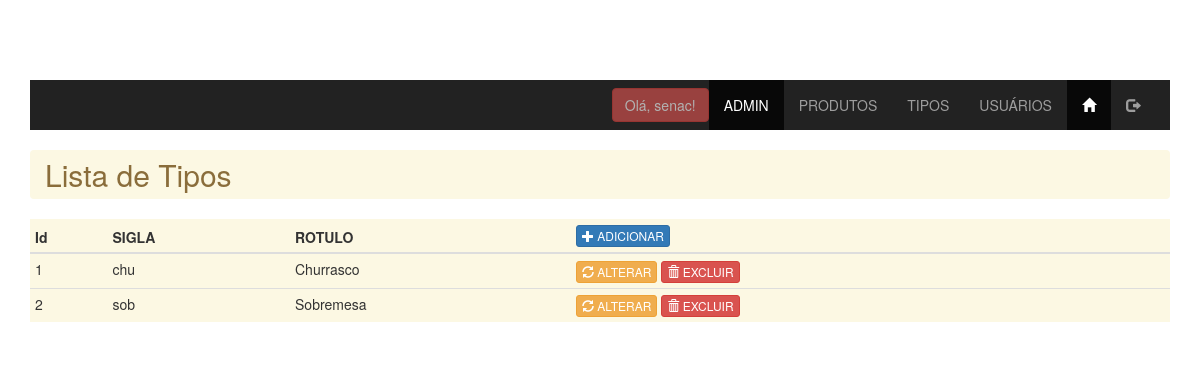
/admin/tipos_lista.php (signed in), run on the app's committed database.
### tables this page shows
CREATE TABLE `tipos` (
  `id` int(11) NOT NULL,
  `sigla` varchar(3) NOT NULL,
  `rotulo` varchar(15) NOT NULL
);

### admin/tipos_lista.php (the view, shortened to what this page needs)
<?php
include '../conn/connect.php';
$lista = $conn->query("select * from tipos");
$row = $lista->fetch_assoc();
?>
<!DOCTYPE html>
<html lang="pt-BR">
<head>
    <link rel="stylesheet" href="../css/bootstrap.min.css">
    <link rel="stylesheet" href="../css/estilo.css">
</head>
<body class="">
    <main class="container">
        <?php include 'menu_adm.php'; ?>
        <h2 class="breadcrumb alert-warning">Lista de Tipos</h2>
        <table class="table table-hover table-condensed tb-opacidade bg-warning">
            <thead>
                <th>Id</th>
                <th>SIGLA</th>
                <th>ROTULO</th>
                <th>
                    <a href="tipos_insere.php" target="_self" class="btn btn-primary btn-xs" role="button">
                        <span class="glyphicon glyphicon-plus" aria-hidden="true"></span>
                        <span class="hidden-xs">ADICIONAR</span>
                    </a>
                </th>
            </thead>
            <tbody>
             <?php do{?>
                <tr>
                    <td>
                    <?php echo $row['id']; ?>
                </td>
                <td>
                    <?php
                    echo $row['sigla'];
                    ?>
                </td>
                <td>
                    <?php echo $row['rotulo']; ?>
                </td>
                <td>
                <a
                                href="tipos_atualiza.php?id=<?php echo $row['id'] ?>"
                                role="button"
                                class="btn btn-warning btn-xs"
                            >
                                <span class="glyphicon glyphicon-refresh"></span>
                                <span class="hidden-xs">ALTERAR</span>
                            </a>
                    <button
                        data-nome="<?php echo $row['sigla']; ?>"
                        data-id="<?php echo $row['id']; ?>"
                        class="delete btn btn-xs btn-danger"
                        >
                        <span class="glyphicon glyphicon-trash"></span>
                        <span class="hidden-xs">EXCLUIR</span>
                    </button>
                </td>
                </tr>
                <?php }while($row = $lista-> fetch_assoc()); ?>
            </tbody>
        </table>
    </main>
</body>
</html>

### css/estilo.css (style rules this page uses)
body { margin-top: 40px;padding-top: 40px; }

### data on the page
tipos: id "1", sigla "chu", rotulo "Churrasco"
tipos: id "2", sigla "sob", rotulo "Sobremesa"

### other printed values
$_SESSION['login_usuario'] "senac"
